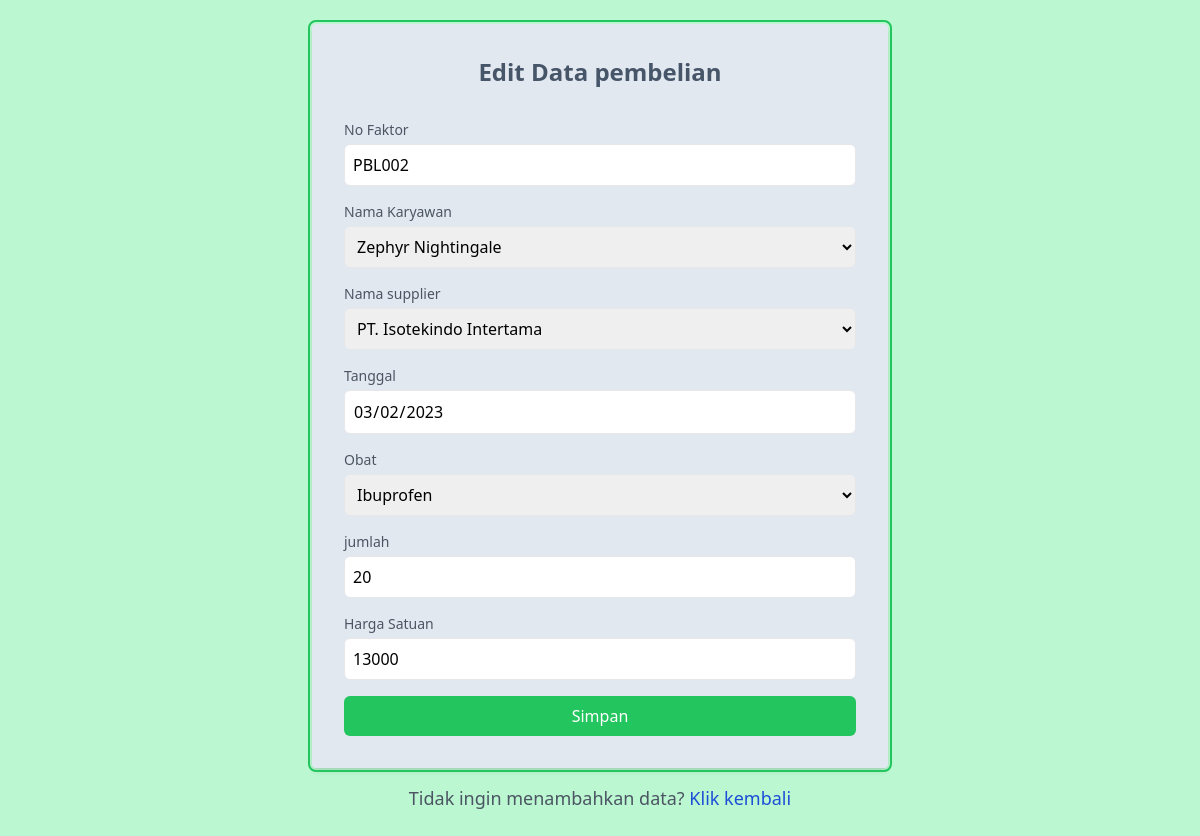
The page /build/pages/function/editpembelian.php?id=2 (signed in) on the database its author committed.
### tables this page shows
CREATE TABLE `pembelian` (
  `no_faktur` char(10) NOT NULL DEFAULT '',
  `tanggal` date DEFAULT NULL,
  `id_karyawan` char(10) DEFAULT NULL,
  `id_supplier` char(10) DEFAULT NULL,
  `total_bayar` int(20) DEFAULT NULL
);

CREATE TABLE `detail_pembelian` (
  `id_detail_pembelian` int(11) NOT NULL,
  `no_faktur` char(10) DEFAULT NULL,
  `id_obat` int(11) DEFAULT 0,
  `jumlah` int(11) DEFAULT 0,
  `harga` int(20) DEFAULT 0
);

CREATE TABLE `karyawan` (
  `id_karyawan` char(10) NOT NULL DEFAULT '',
  `nama_karyawan` varchar(255) DEFAULT NULL,
  `alamat` varchar(100) DEFAULT NULL,
  `no_telepon` varchar(20) DEFAULT NULL
);

CREATE TABLE `supplier` (
  `id_supplier` char(10) NOT NULL DEFAULT '',
  `nama_supplier` varchar(100) DEFAULT NULL,
  `alamat` varchar(100) DEFAULT NULL,
  `no_telepon` varchar(50) DEFAULT NULL
);

CREATE TABLE `obat` (
  `id_obat` int(11) NOT NULL,
  `nama_obat` varchar(255) DEFAULT NULL,
  `jenis` varchar(255) DEFAULT NULL,
  `harga` int(11) DEFAULT NULL,
  `stok` int(11) DEFAULT NULL,
  `id_supplier` char(10) DEFAULT NULL
);

### build/pages/function/editpembelian.php (the view, shortened to what this page needs)
<!DOCTYPE html>
<html lang="en">
<head>
    <script src="https://cdn.tailwindcss.com"></script>
</head>
<body class="bg-green-200 p-6">
    <?php
    include 'koneksi.php';
    $id = $_GET['id'];
    $data = mysqli_query($conn, "SELECT *, detail_pembelian.harga as hrg FROM pembelian, detail_pembelian, karyawan, obat, supplier WHERE detail_pembelian.id_detail_pembelian = '$id' AND detail_pembelian.no_faktur = pembelian.no_faktur AND detail_pembelian.id_obat = obat.id_obat AND
        pembelian.id_karyawan = karyawan.id_karyawan AND
        pembelian.id_supplier = supplier.id_supplier");
    while ($row = mysqli_fetch_array($data)) {
    ?>
        <div class="max-w-xl mx-auto  rounded p-8 shadow-md outline outline-2  outline-offset-2 outline-green-500 bg-slate-200">
            <h2 class="text-2xl font-bold mb-8 text-slate-600 text-center ">Edit Data pembelian</h2>
            <form action="proseseditpembelian.php" method="post" class="space-y-4 ">
                <div>
                    <label for="nofaktur" class="block text-sm font-medium text-gray-600">No Faktor</label>
                    <input type="text" id="nofaktur" name="nofaktur" value="<?php echo $row['no_faktur']; ?>" class="mt-1 p-2 w-full border rounded-md" readonly>
                </div>
                <div>
                    <label for="karyawan" class="block text-sm font-medium text-gray-600">Nama Karyawan</label>
                    <select name="karyawan" id="karyawan" class="form-control form-control-lg mt-1 p-2 w-full border rounded-md" readonly>
                        <option selected value="<?php echo $row['id_karyawan'] ?>"><?php echo $row['nama_karyawan'] ?></option>
                    </select>
                </div>
                <div>
                    <label for="supplier" class="block text-sm font-medium text-gray-600">Nama supplier</label>
                    <select name="supplier" id="supplier" class="form-control form-control-lg mt-1 p-2 w-full border rounded-md" readonly>
                        <option selected value="<?php echo $row['id_supplier'] ?>"><?php echo $row['nama_supplier'] ?></option>
                    </select>
                </div>
                <div>
                    <label for="tanggal" class="block text-sm font-medium text-gray-600">Tanggal</label>
                    <input type="date" id="tanggal" name="tanggal" value="<?php echo $row['tanggal']; ?>" class="mt-1 p-2 w-full border rounded-md" readonly>
                </div>
                <div>
                    <label for="obat" class="block text-sm font-medium text-gray-600">Obat</label>
                    <select name="obat" id="obat" class="form-control form-control-lg mt-1 p-2 w-full border rounded-md" required>
                        <option selected value="<?php echo $row['id_obat'] ?>"><?php echo $row['nama_obat'] ?></option>
                    </select>
                </div>
                <div>
                    <label for="jumlah" class="block text-sm font-medium text-gray-600">jumlah</label>
                    <input type="number" id="jumlah" name="jumlah" value="<?php echo $row['jumlah']; ?>" class="mt-1 p-2 w-full border rounded-md">
                </div>
                <div>
                    <label for="harga" class="block text-sm font-medium text-gray-600">Harga Satuan</label>
                    <input type="number" id="harga" name="harga" value="<?php echo $row['harga']; ?>" class="mt-1 p-2 w-full border rounded-md" readonly>
                </div>
                <div>
                    <button type="submit" class="w-full bg-green-500 text-white p-2 rounded-md hover:bg-green-700">Simpan</button>
                </div>
            </form>
        </div>
        <p class="mt-4 text-lg text-gray-600 text-center">Tidak ingin menambahkan data? <a href="../datapembelian.php" class="text-blue-700 no-underline hover:underline">Klik kembali</a></p>
</body>
<?php
    }
?>
</html>

### rows shown on the page
pembelian: nofaktur "PBL002", karyawan "Zephyr Nightingale", supplier "PT. Isotekindo Intertama", tanggal "03/02/2023", obat "Ibuprofen", jumlah "20", harga "13000"
